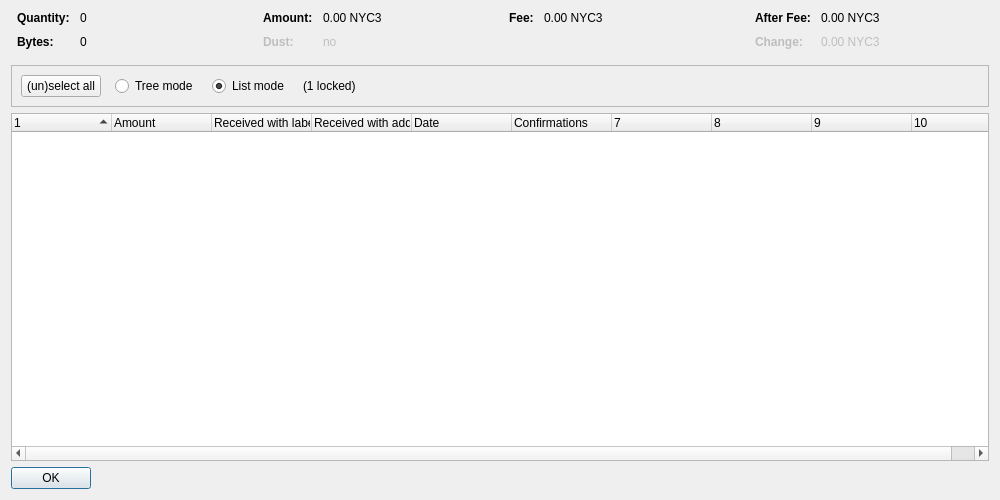
<?xml version="1.0" encoding="UTF-8"?>
<ui version="4.0">
 <class>CoinControlDialog</class>
 <widget class="QDialog" name="CoinControlDialog">
  <property name="geometry">
   <rect>
    <x>0</x>
    <y>0</y>
    <width>1000</width>
    <height>500</height>
   </rect>
  </property>
  <property name="windowTitle">
   <string>Coin Selection</string>
  </property>
  <layout class="QVBoxLayout" name="verticalLayout">
   <item>
    <layout class="QHBoxLayout" name="horizontalLayoutTop" stretch="0,0,0,0">
     <property name="topMargin">
      <number>0</number>
     </property>
     <property name="bottomMargin">
      <number>10</number>
     </property>
     <item>
      <layout class="QFormLayout" name="formLayoutCoinControl1">
       <property name="horizontalSpacing">
        <number>10</number>
       </property>
       <property name="verticalSpacing">
        <number>10</number>
       </property>
       <property name="leftMargin">
        <number>6</number>
       </property>
       <property name="rightMargin">
        <number>6</number>
       </property>
       <item row="0" column="0">
        <widget class="QLabel" name="labelCoinControlQuantityText">
         <property name="font">
          <font>
           <weight>75</weight>
           <bold>true</bold>
          </font>
         </property>
         <property name="text">
          <string>Quantity:</string>
         </property>
        </widget>
       </item>
       <item row="0" column="1">
        <widget class="QLabel" name="labelCoinControlQuantity">
         <property name="cursor">
          <cursorShape>IBeamCursor</cursorShape>
         </property>
         <property name="contextMenuPolicy">
          <enum>Qt::ActionsContextMenu</enum>
         </property>
         <property name="text">
          <string notr="true">0</string>
         </property>
         <property name="textInteractionFlags">
          <set>Qt::LinksAccessibleByMouse|Qt::TextSelectableByKeyboard|Qt::TextSelectableByMouse</set>
         </property>
        </widget>
       </item>
       <item row="1" column="0">
        <widget class="QLabel" name="labelCoinControlBytesText">
         <property name="font">
          <font>
           <weight>75</weight>
           <bold>true</bold>
          </font>
         </property>
         <property name="text">
          <string>Bytes:</string>
         </property>
        </widget>
       </item>
       <item row="1" column="1">
        <widget class="QLabel" name="labelCoinControlBytes">
         <property name="cursor">
          <cursorShape>IBeamCursor</cursorShape>
         </property>
         <property name="contextMenuPolicy">
          <enum>Qt::ActionsContextMenu</enum>
         </property>
         <property name="text">
          <string notr="true">0</string>
         </property>
         <property name="textInteractionFlags">
          <set>Qt::LinksAccessibleByMouse|Qt::TextSelectableByKeyboard|Qt::TextSelectableByMouse</set>
         </property>
        </widget>
       </item>
      </layout>
     </item>
     <item>
      <layout class="QFormLayout" name="formLayoutCoinControl2">
       <property name="horizontalSpacing">
        <number>10</number>
       </property>
       <property name="verticalSpacing">
        <number>10</number>
       </property>
       <property name="leftMargin">
        <number>6</number>
       </property>
       <property name="rightMargin">
        <number>6</number>
       </property>
       <item row="0" column="0">
        <widget class="QLabel" name="labelCoinControlAmountText">
         <property name="font">
          <font>
           <weight>75</weight>
           <bold>true</bold>
          </font>
         </property>
         <property name="text">
          <string>Amount:</string>
         </property>
        </widget>
       </item>
       <item row="0" column="1">
        <widget class="QLabel" name="labelCoinControlAmount">
         <property name="cursor">
          <cursorShape>IBeamCursor</cursorShape>
         </property>
         <property name="contextMenuPolicy">
          <enum>Qt::ActionsContextMenu</enum>
         </property>
         <property name="text">
          <string notr="true">0.00 NYC3</string>
         </property>
         <property name="textInteractionFlags">
          <set>Qt::LinksAccessibleByMouse|Qt::TextSelectableByKeyboard|Qt::TextSelectableByMouse</set>
         </property>
        </widget>
       </item>
       <item row="1" column="0">
        <widget class="QLabel" name="labelCoinControlLowOutputText">
         <property name="enabled">
          <bool>false</bool>
         </property>
         <property name="font">
          <font>
           <weight>75</weight>
           <bold>true</bold>
          </font>
         </property>
         <property name="text">
          <string>Dust:</string>
         </property>
        </widget>
       </item>
       <item row="1" column="1">
        <widget class="QLabel" name="labelCoinControlLowOutput">
         <property name="enabled">
          <bool>false</bool>
         </property>
         <property name="cursor">
          <cursorShape>IBeamCursor</cursorShape>
         </property>
         <property name="contextMenuPolicy">
          <enum>Qt::ActionsContextMenu</enum>
         </property>
         <property name="text">
          <string notr="true">no</string>
         </property>
         <property name="textInteractionFlags">
          <set>Qt::LinksAccessibleByMouse|Qt::TextSelectableByKeyboard|Qt::TextSelectableByMouse</set>
         </property>
        </widget>
       </item>
      </layout>
     </item>
     <item>
      <layout class="QFormLayout" name="formLayoutCoinControl3">
       <property name="horizontalSpacing">
        <number>10</number>
       </property>
       <property name="verticalSpacing">
        <number>10</number>
       </property>
       <property name="leftMargin">
        <number>6</number>
       </property>
       <property name="rightMargin">
        <number>6</number>
       </property>
       <item row="0" column="0">
        <widget class="QLabel" name="labelCoinControlFeeText">
         <property name="font">
          <font>
           <weight>75</weight>
           <bold>true</bold>
          </font>
         </property>
         <property name="text">
          <string>Fee:</string>
         </property>
        </widget>
       </item>
       <item row="0" column="1">
        <widget class="QLabel" name="labelCoinControlFee">
         <property name="cursor">
          <cursorShape>IBeamCursor</cursorShape>
         </property>
         <property name="contextMenuPolicy">
          <enum>Qt::ActionsContextMenu</enum>
         </property>
         <property name="text">
          <string notr="true">0.00 NYC3</string>
         </property>
         <property name="textInteractionFlags">
          <set>Qt::LinksAccessibleByMouse|Qt::TextSelectableByKeyboard|Qt::TextSelectableByMouse</set>
         </property>
        </widget>
       </item>
      </layout>
     </item>
     <item>
      <layout class="QFormLayout" name="formLayoutCoinControl4">
       <property name="horizontalSpacing">
        <number>10</number>
       </property>
       <property name="verticalSpacing">
        <number>10</number>
       </property>
       <property name="leftMargin">
        <number>6</number>
       </property>
       <property name="rightMargin">
        <number>6</number>
       </property>
       <item row="0" column="0">
        <widget class="QLabel" name="labelCoinControlAfterFeeText">
         <property name="font">
          <font>
           <weight>75</weight>
           <bold>true</bold>
          </font>
         </property>
         <property name="text">
          <string>After Fee:</string>
         </property>
        </widget>
       </item>
       <item row="0" column="1">
        <widget class="QLabel" name="labelCoinControlAfterFee">
         <property name="cursor">
          <cursorShape>IBeamCursor</cursorShape>
         </property>
         <property name="contextMenuPolicy">
          <enum>Qt::ActionsContextMenu</enum>
         </property>
         <property name="text">
          <string notr="true">0.00 NYC3</string>
         </property>
         <property name="textInteractionFlags">
          <set>Qt::LinksAccessibleByMouse|Qt::TextSelectableByKeyboard|Qt::TextSelectableByMouse</set>
         </property>
        </widget>
       </item>
       <item row="1" column="0">
        <widget class="QLabel" name="labelCoinControlChangeText">
         <property name="enabled">
          <bool>false</bool>
         </property>
         <property name="font">
          <font>
           <weight>75</weight>
           <bold>true</bold>
          </font>
         </property>
         <property name="text">
          <string>Change:</string>
         </property>
        </widget>
       </item>
       <item row="1" column="1">
        <widget class="QLabel" name="labelCoinControlChange">
         <property name="enabled">
          <bool>false</bool>
         </property>
         <property name="cursor">
          <cursorShape>IBeamCursor</cursorShape>
         </property>
         <property name="contextMenuPolicy">
          <enum>Qt::ActionsContextMenu</enum>
         </property>
         <property name="text">
          <string notr="true">0.00 NYC3</string>
         </property>
         <property name="textInteractionFlags">
          <set>Qt::LinksAccessibleByMouse|Qt::TextSelectableByKeyboard|Qt::TextSelectableByMouse</set>
         </property>
        </widget>
       </item>
      </layout>
     </item>
    </layout>
   </item>
   <item>
    <widget class="QFrame" name="frame">
     <property name="minimumSize">
      <size>
       <width>0</width>
       <height>40</height>
      </size>
     </property>
     <property name="frameShape">
      <enum>QFrame::StyledPanel</enum>
     </property>
     <property name="frameShadow">
      <enum>QFrame::Sunken</enum>
     </property>
     <layout class="QHBoxLayout" name="horizontalLayout">
      <item>
       <layout class="QHBoxLayout" name="horizontalLayoutPanel" stretch="0,0,0,0,0">
        <property name="spacing">
         <number>14</number>
        </property>
        <item>
         <widget class="QPushButton" name="pushButtonSelectAll">
          <property name="sizePolicy">
           <sizepolicy hsizetype="Maximum" vsizetype="Fixed">
            <horstretch>0</horstretch>
            <verstretch>0</verstretch>
           </sizepolicy>
          </property>
          <property name="text">
           <string>(un)select all</string>
          </property>
          <property name="autoDefault">
           <bool>false</bool>
          </property>
         </widget>
        </item>
        <item>
         <widget class="QRadioButton" name="radioTreeMode">
          <property name="sizePolicy">
           <sizepolicy hsizetype="Maximum" vsizetype="Fixed">
            <horstretch>0</horstretch>
            <verstretch>0</verstretch>
           </sizepolicy>
          </property>
          <property name="text">
           <string>Tree mode</string>
          </property>
         </widget>
        </item>
        <item>
         <widget class="QRadioButton" name="radioListMode">
          <property name="sizePolicy">
           <sizepolicy hsizetype="Maximum" vsizetype="Fixed">
            <horstretch>0</horstretch>
            <verstretch>0</verstretch>
           </sizepolicy>
          </property>
          <property name="text">
           <string>List mode</string>
          </property>
          <property name="checked">
           <bool>true</bool>
          </property>
         </widget>
        </item>
        <item>
         <widget class="QLabel" name="labelLocked">
          <property name="text">
           <string notr="true">(1 locked)</string>
          </property>
         </widget>
        </item>
        <item>
         <spacer name="horizontalSpacer">
          <property name="orientation">
           <enum>Qt::Horizontal</enum>
          </property>
          <property name="sizeHint" stdset="0">
           <size>
            <width>40</width>
            <height>20</height>
           </size>
          </property>
         </spacer>
        </item>
       </layout>
      </item>
     </layout>
    </widget>
   </item>
   <item>
    <widget class="CoinControlTreeWidget" name="treeWidget">
     <property name="contextMenuPolicy">
      <enum>Qt::CustomContextMenu</enum>
     </property>
     <property name="sortingEnabled">
      <bool>false</bool>
     </property>
     <property name="columnCount">
      <number>10</number>
     </property>
     <attribute name="headerShowSortIndicator" stdset="0">
      <bool>true</bool>
     </attribute>
     <attribute name="headerStretchLastSection">
      <bool>false</bool>
     </attribute>
     <column>
      <property name="text">
       <string/>
      </property>
     </column>
     <column>
      <property name="text">
       <string>Amount</string>
      </property>
     </column>
     <column>
      <property name="text">
       <string>Received with label</string>
      </property>
     </column>
     <column>
      <property name="text">
       <string>Received with address</string>
      </property>
     </column>
     <column>
      <property name="text">
       <string>Date</string>
      </property>
     </column>
     <column>
      <property name="text">
       <string>Confirmations</string>
      </property>
      <property name="toolTip">
       <string>Confirmed</string>
      </property>
     </column>
     <column>
      <property name="text">
       <string/>
      </property>
     </column>
     <column>
      <property name="text">
       <string/>
      </property>
     </column>
     <column>
      <property name="text">
       <string/>
      </property>
     </column>
     <column>
      <property name="text">
       <string/>
      </property>
     </column>
    </widget>
   </item>
   <item>
    <widget class="QDialogButtonBox" name="buttonBox">
     <property name="sizePolicy">
      <sizepolicy hsizetype="Maximum" vsizetype="Fixed">
       <horstretch>0</horstretch>
       <verstretch>0</verstretch>
      </sizepolicy>
     </property>
     <property name="orientation">
      <enum>Qt::Horizontal</enum>
     </property>
     <property name="standardButtons">
      <set>QDialogButtonBox::Ok</set>
     </property>
    </widget>
   </item>
  </layout>
 </widget>
 <customwidgets>
  <customwidget>
   <class>CoinControlTreeWidget</class>
   <extends>QTreeWidget</extends>
   <header>coincontroltreewidget.h</header>
  </customwidget>
 </customwidgets>
 <resources/>
 <connections/>
</ui>
